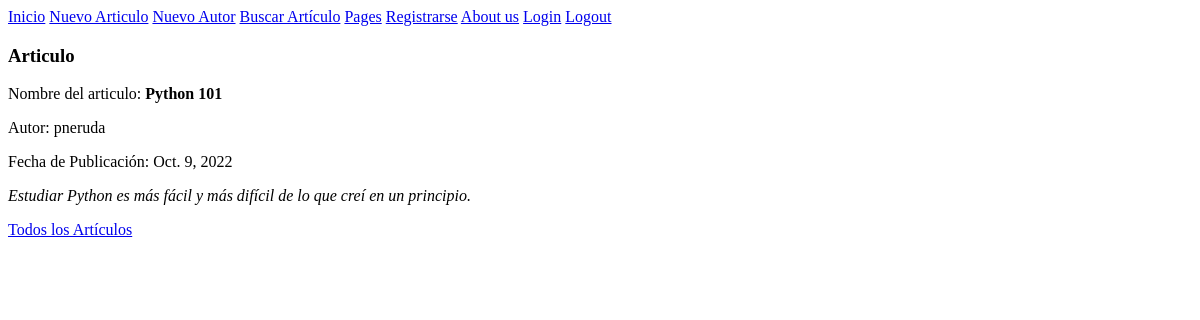
The page /blog/pages/1/ on the database as committed earlier.
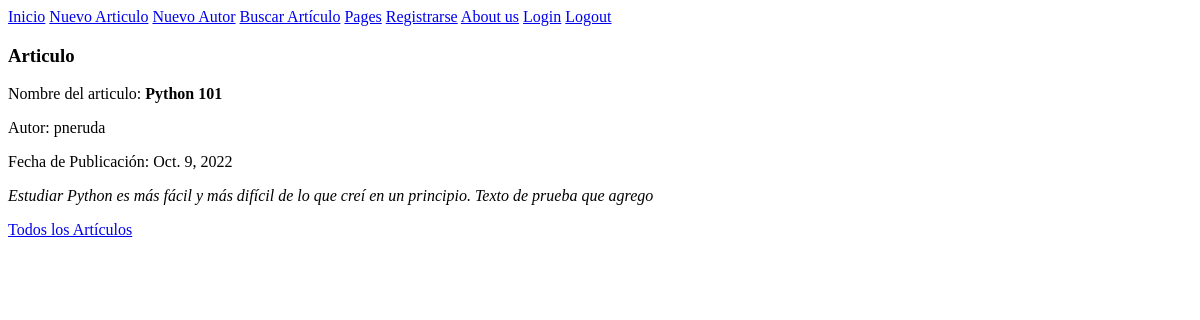
The same page on the database as committed later.
### Blog/models.py (models this page shows, shortened)
class Articulos(models.Model):
    class Meta:
        verbose_name_plural = "Articulos"
    titulo = models.CharField(max_length=100)
    texto = models.CharField(max_length=1000)
    articulo_nro = models.IntegerField()
    username_autor = models.CharField(max_length=100)
    fecha_de_publicacion = models.DateField(null=True)

### Blog/views.py (the view)
# urls.py: path("pages/<pk>/", ArticuloDetail.as_view(), name="ArticuloDetail"),
class ArticuloDetail(DetailView):
    model = Articulos
    template_name = "blog/detalle.html"

### Blog/templates/Blog/detalle.html
{% extends "Blog/padre.html" %}
{% block contenido_que_cambia %}
<h3>Articulo</h3>
<p>Nombre del articulo: <strong> {{ articulos.titulo }} </strong> </p>
<p> Autor: {{articulos.username_autor}}</p>
<p> Fecha de Publicación: {{articulos.fecha_de_publicacion}}</p>
<p><i> {{articulos.texto}}</i></p>
<p>
    <a href="{% url 'ArticulosList' %}"> Todos los Artículos </a>
</p>
{% endblock %}

Rows that differ between the two databases and show on the page:
changed Articulos "Python 101": texto "Estudiar Python es más fácil y más difícil de lo que creí en un principio." → "Estudiar Python es más fácil y más difícil de lo que creí en un principio. Texto de prueba que agrego"
